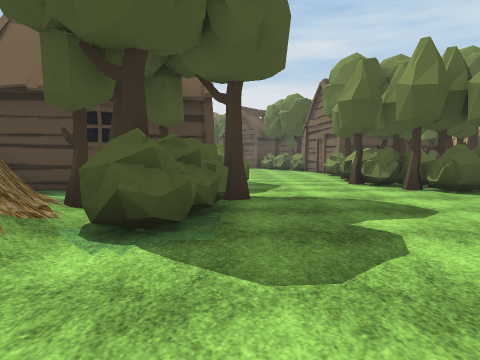
[1] (above)

24 first-person views from a walk through a scene from a Unity 3-D project. The camera is 1.2 m above the floor, tilts 4° down and sees 75° across. The floor is counted in squares, 2 m on a side. Each view is taken from the middle of a square. On the plan, view 1 faces up. The plan holds only what a view shows up to about 9 squares ahead; the rest is blank. The place goes on beyond the plan. Some animated figures are not drawn. Some surface patterns are stand-ins.

[2]
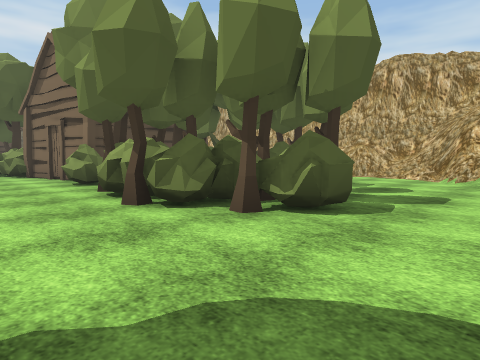

[3]
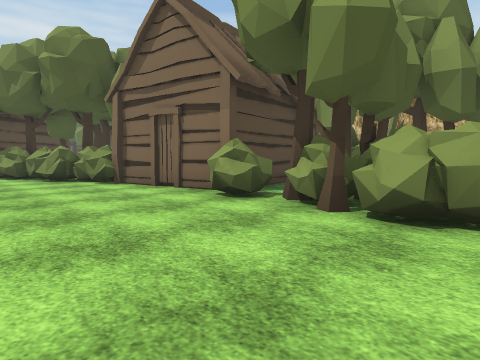

[4]
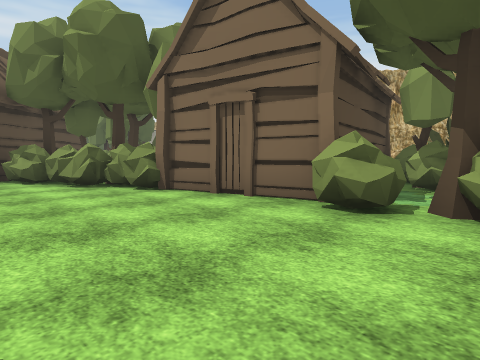

[5]
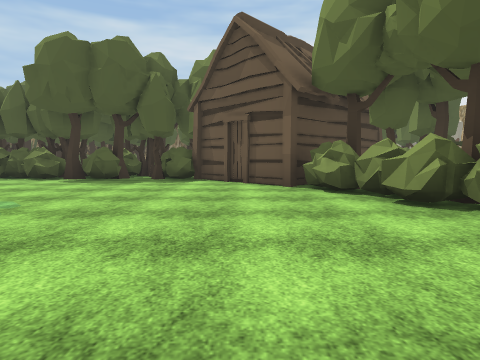

[6]
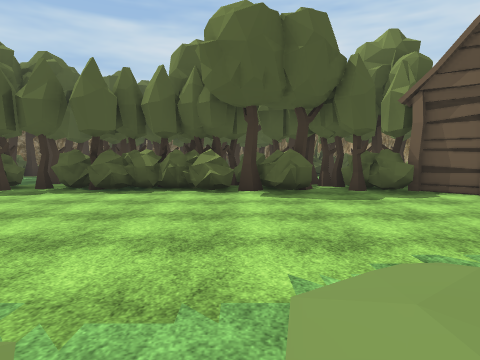

[7]
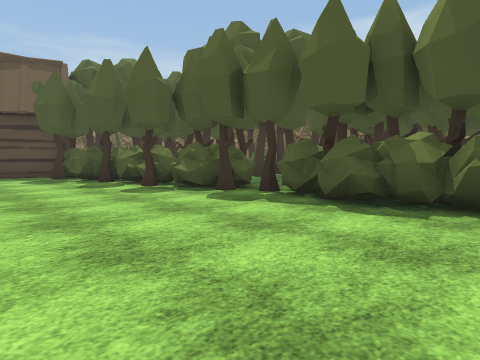

[8]
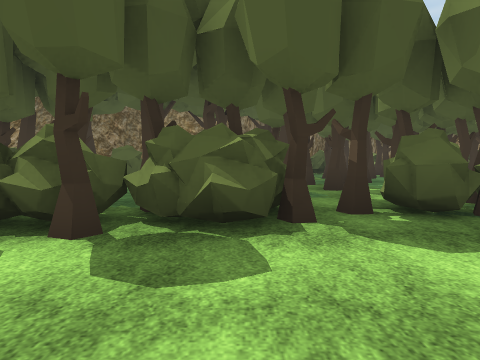

[9]
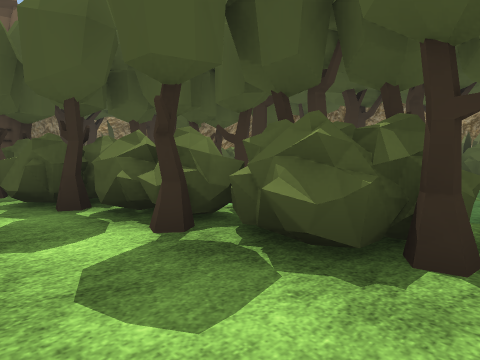

[10]
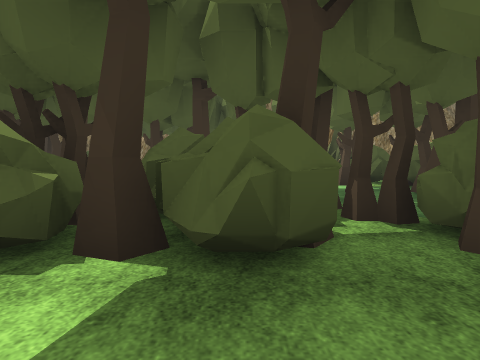

[11]
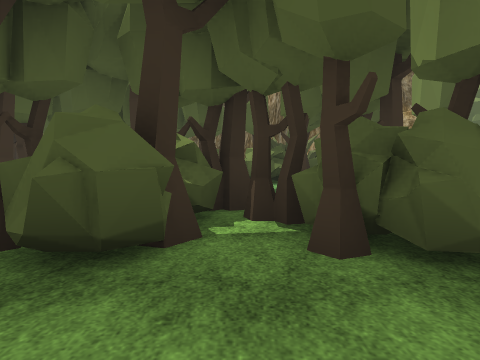

[12]
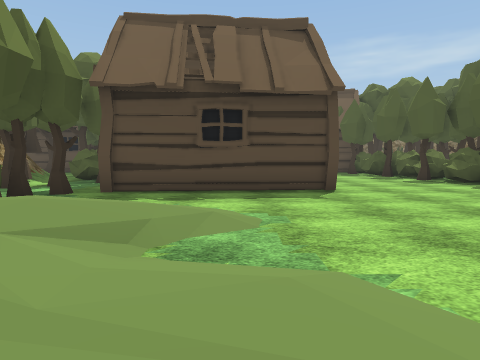

[13]
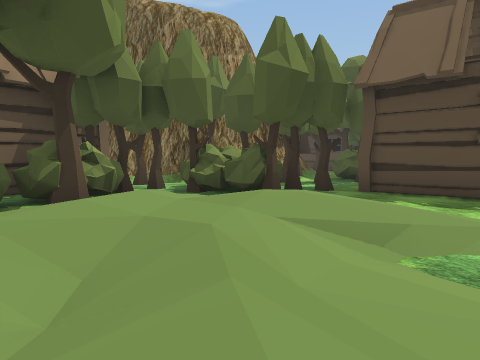

[14]
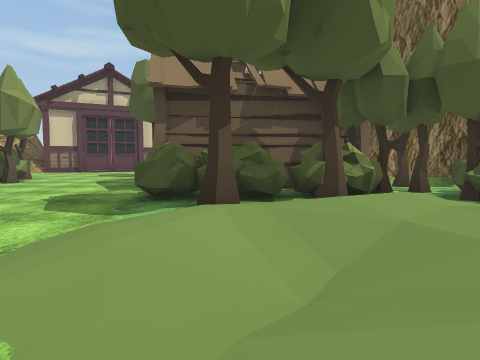

[15]
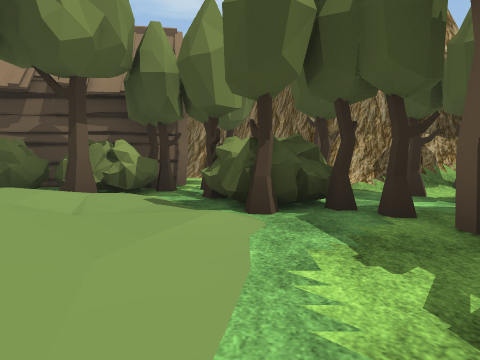

[16]
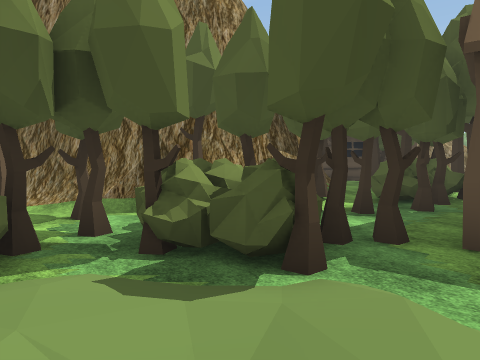

[17]
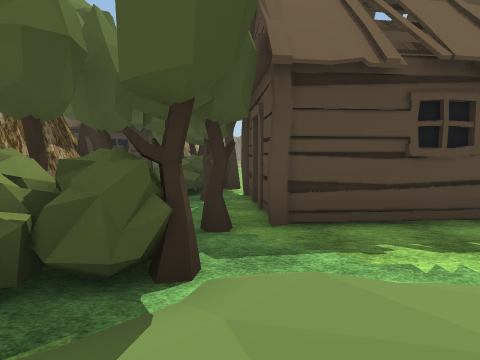

[18]
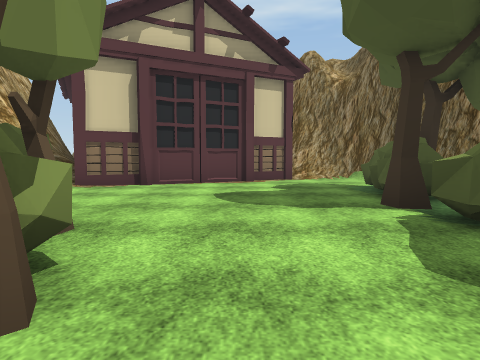

[19]
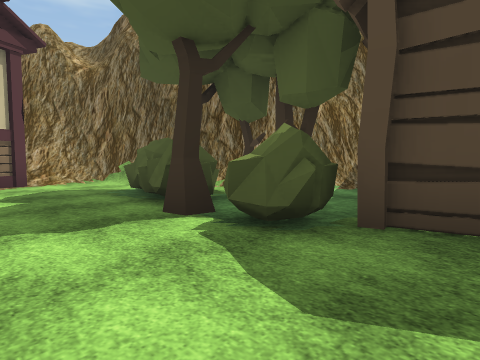

[20]
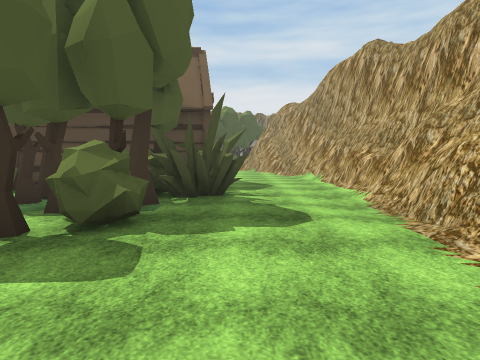

[21]
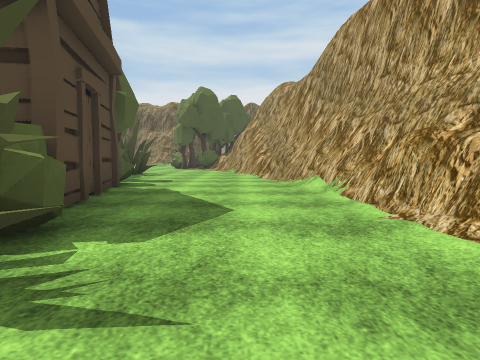

[22]
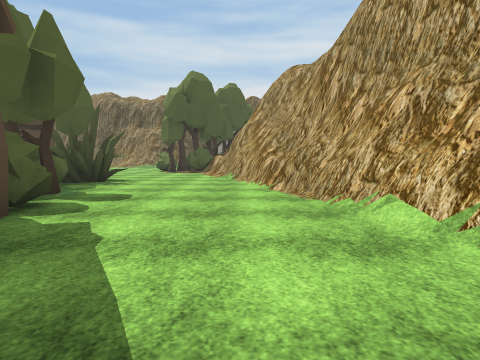

[23]
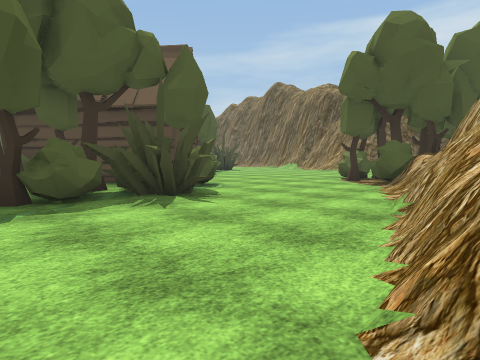

[24]
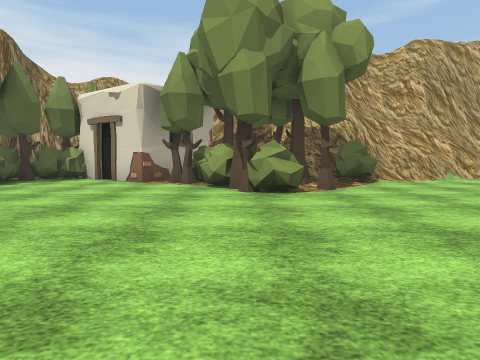

### Floor plan
Key: @ floor where view 1 was taken; # wall or solid block; . main floor; - floor 0.25 m lower than the main floor; / step, stairs or slope; = window, fence, low wall or low ledge; ^ raised ledge; B bush; T tree; H hut; O other object.
Columns run from 16 left of view 1 to 12 right of it. Each row starts with its distance up from view 1.
 35                         O B
 34                         OTO
 33                        /..B
 32                       /...#
 31     O               .....##
 30     OB        O    ......T#
 29     TB OT OTOTBO  .......T
 28    T  O.O  OOOBTB......TBT
 27 O BBTTO.TTTTTBTBO ....BBTT#
 26 OT.TTTTTTTT  O.TBT ....T./#
 25 OTT  .TTTT.TT.TT    ....BB#
 24 OTTTT.T.TTTBTTTT    ...../#
 23  TTTTT.TTTTTBTBT    #B....#
 22 BTBBBBTBTBBTT.B##  # T....##
 21 TBTBT.......B.T.## # BBO../#
 20 .................#BTTTB....^
 19 ..................T.TBT....##
 18       .H..........BB   T....#
 17     H  H..../.....BT TTT....#
 16     H  H.././/.....BT  B....#
 15     H  H./////......HH  ....#
 14        H.//////.....H   H...#
 13   T.HH.T.//////.....H HHB...#
 12  TOBTTT.TB// T.....BBHBTB.--#
 11   T B.T.TT.BTBB.....TTTBOO--#
 10    =TT//.BTTBBO....TBTTTT.--=
  9   #####T/THHH  ....BBOTTT../#
  8         #/.H   H...TTTBTB../#
  7         ##/H HHH....TOT..../#
  6          ##HHH.TB...TT....###
  5           ###=TBT......../##
  4             ##TTB.....
  3              ##B......
  2              ##.....##  #
  1               #/..#O   =#
  0               ##@##    ##
 -1                ###

Positions as (right, up) in squares from view 1, and headings:
1: (0, 0), facing up
2: (1, 4), facing up-right
3: (0, 8), facing up-right
4: (0, 10), facing up-right
5: (0, 13), facing up
6: (-5, 15), facing up
7: (-6, 18), facing up-left
8: (-11, 19), facing up
9: (-10, 20), facing up-left
10: (-4, 20), facing up
11: (-3, 20), facing up
12: (-3, 16), facing left
13: (-3, 16), facing down-left
14: (-3, 16), facing down
15: (-7, 16), facing down
16: (-5, 14), facing down-left
17: (-5, 13), facing left
18: (2, 9), facing down
19: (2, 8), facing down-left
20: (9, 5), facing up
21: (10, 10), facing up
22: (10, 13), facing up
23: (11, 18), facing up-left
24: (1, 28), facing right
